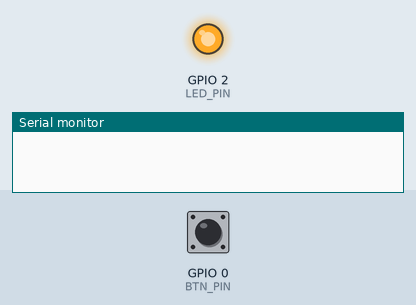
Bench run of a sketch on a simulated ESP32. Shown: output pins drawn as LEDs (lit = HIGH), the last lines printed to the serial monitor. The inputs (shaded band) are chosen by the test bench; at power-on: GPIO 0 (BTN_PIN) HIGH.

Above: at 1.2 s.
1.3 s: GPIO 0 (BTN_PIN) pulled LOW for 0.15 s
At 2.75 s:
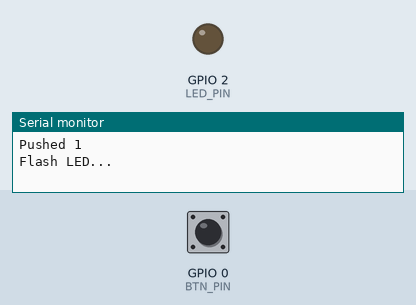
4.4 s: GPIO 0 (BTN_PIN) pulled LOW for 3.2 s
At 8.2 s:
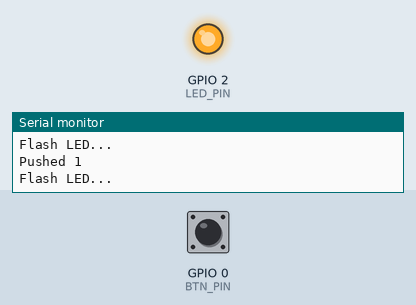
Timing chart, 0 to 9.7 s (numbered marks = the images above; inputs shaded):
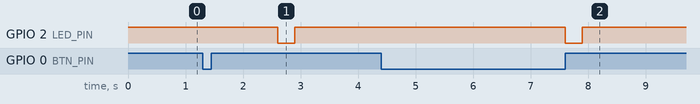

The sketch:

session_1.ino
```cpp
// (licence header left out)
#define LED_PIN   2
#define BTN_PIN   0

// Variables
long lastPushing = 0;
bool isPushed    = false;
int  pushCount   = 0;

void gpioSetup () {
  pinMode(LED_PIN, OUTPUT);
  pinMode(BTN_PIN, INPUT);      // No need for pull-up
  digitalWrite(LED_PIN, HIGH);  // Set HIGH for dim the LED
}

void handlePushbutton () {
  int btn = digitalRead(BTN_PIN);
  long now = millis();
  if (!isPushed && btn == LOW && (now - lastPushing) > 300) {
    lastPushing = now;
    ++pushCount;
    Serial.print("Pushed ");
    Serial.println(pushCount);
    isPushed = true;
  } else if (isPushed && btn == HIGH) {
    isPushed = false;
  }
}

void publishButton () {
  int btn = digitalRead(BTN_PIN);
  long now = millis();
  if (!isPushed && btn == HIGH && pushCount > 0 && (now - lastPushing) > 1300) {
    Serial.println("Flash LED...");
    flashingLED(pushCount);
    pushCount = 0;
  }
}

void flashingLED (int t) {
  for (int i=0; i<t; i++) {
    digitalWrite(LED_PIN, LOW);
    delay(300);
    digitalWrite(LED_PIN, HIGH);
    delay(300);
  }
}

void setup() {
  Serial.begin(115200);
  gpioSetup();
}

void loop() {
  handlePushbutton();
  publishButton();
}
```

Measured:
- after the input at 1.3 s, GPIO 2 (LED_PIN): HIGH → LOW after 1.3 s, → HIGH 0.30 s later
- after the input at 4.4 s, GPIO 2 (LED_PIN): HIGH → LOW after 3.2 s, → HIGH 0.30 s later
